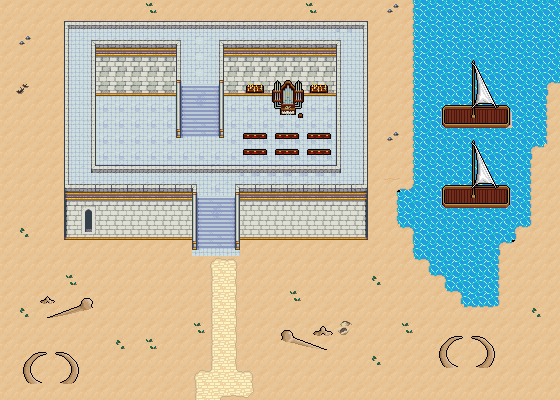

A level layout from a 2D game, rendered from its tile map. Below: a short description, then the map file with tile-grid data replaced by summaries:
An orthogonal 35x25 tile map with 16x16 px tiles, 6 tile layers (Collision2, Collision, Background, Walls, ...), 4 tilesets and 26 objects.

<map version="1.10" tiledversion="1.10.2" orientation="orthogonal" renderorder="right-down" width="35" height="25" tilewidth="16" tileheight="16" infinite="0" nextlayerid="10" nextobjectid="77">
 <editorsettings>
  <export target="wastetown..tmx" format="tmx" />
 </editorsettings>
 <tileset firstgid="1" source="../../tileset/main.tsx" />
 <tileset firstgid="10113" source="../../tileset/buildings.tsx" />
 <tileset firstgid="11905" name="dungeon large" tilewidth="16" tileheight="16" tilecount="16384" columns="128">
  <image source="../../tileset/dungeon/dungeon_bis.png" width="2048" height="2048" />
 </tileset>
 <tileset firstgid="28289" source="../../tileset/dungeon/dungeon_bis.tsx" />
 <layer id="9" name="Collision2" width="35" height="25">
  <data>[875 cells, 75 non-empty, 3 distinct tile ids]</data>
 </layer>
 <layer id="6" name="Collision" width="35" height="25">
  <data>[875 cells, 135 non-empty, 14 distinct tile ids]</data>
 </layer>
 <layer id="1" name="Background" width="35" height="25">
  <data>[875 cells, 302 non-empty, 11 distinct tile ids]</data>
 </layer>
 <layer id="2" name="Walls" width="35" height="25">
  <data>[875 cells, 672 non-empty, 32 distinct tile ids]</data>
 </layer>
 <layer id="3" name="Clutter" width="35" height="25">
  <data>[875 cells, 433 non-empty, 79 distinct tile ids]</data>
 </layer>
 <layer id="8" name="ClutterBis" width="35" height="25">
  <properties>
   <property name="spriteLayer" type="bool" value="true" />
  </properties>
  <data>[875 cells, 123 non-empty, 50 distinct tile ids]</data>
 </layer>
 <objectgroup id="4" name="Objects">
  <object id="38" template="../../obj/entry_up.tx" x="180.63" y="399.698" width="88.9304" height="16">
   <properties>
    <property name="teleport" value="" />
   </properties>
  </object>
  <object id="50" template="../../obj/enemy.tx" x="277.606" y="130.186">
   <properties>
    <property name="effect" value="{ &quot;startBattleWithCard&quot;: [ &quot;Bard Class&quot; ] }" />
    <property name="enemy" value="Human Bard" />
    <property name="threatRange" type="int" value="20" />
   </properties>
  </object>
  <object id="51" template="../../obj/treasure.tx" x="119.354" y="112.639" />
  <object id="52" template="../../obj/gold.tx" x="99.1001" y="131.475" />
  <object id="53" template="../../obj/enemy.tx" x="122.559" y="128.649">
   <properties>
    <property name="enemy" value="Human elite" />
    <property name="threatRange" type="int" value="40" />
   </properties>
  </object>
  <object id="54" template="../../obj/enemy.tx" x="343.924" y="114.932">
   <properties>
    <property name="enemy" value="Archer" />
    <property name="threatRange" type="int" value="40" />
    <property name="waypoints" value="73,74" />
   </properties>
  </object>
  <object id="55" template="../../obj/enemy.tx" x="70.5139" y="102.578">
   <properties>
    <property name="enemy" value="Human guard" />
    <property name="threatRange" type="int" value="40" />
    <property name="waypoints" value="71,72" />
   </properties>
  </object>
  <object id="56" template="../../obj/gold.tx" x="99.2609" y="112.417" />
  <object id="57" template="../../obj/enemy.tx" x="373.131" y="358.616">
   <properties>
    <property name="enemy" value="Elephant" />
    <property name="threatRange" type="int" value="40" />
    <property name="waypoints" value="67,68" />
   </properties>
  </object>
  <object id="58" template="../../obj/collision.tx" x="-2.71042" y="400.395" width="577.537" height="16" />
  <object id="59" template="../../obj/collision.tx" x="-9.07737" y="-18.46" width="563.894" height="16" />
  <object id="60" template="../../obj/collision.tx" x="558.491" y="-17.5202" width="23.6121" height="434.794" />
  <object id="61" template="../../obj/collision.tx" x="-24.0852" y="-16.3832" width="23.6121" height="434.794" />
  <object id="62" template="../../obj/enemy.tx" x="48.8478" y="344.002">
   <properties>
    <property name="enemy" value="Elephant" />
    <property name="threatRange" type="int" value="40" />
   </properties>
  </object>
  <object id="63" template="../../obj/enemy.tx" x="24.7443" y="140.714">
   <properties>
    <property name="enemy" value="Rhino" />
    <property name="threatRange" type="int" value="40" />
   </properties>
  </object>
  <object id="64" template="../../obj/manashards.tx" x="533.191" y="272.146" />
  <object id="65" template="../../obj/manashards.tx" x="108.879" y="158.45" />
  <object id="66" template="../../obj/booster.tx" x="312.167" y="113.882">
   <properties>
    <property name="reward">[
  {
    "editions": [  "WOE" ],
    "type": "card",
    "count": 10,
    "rarity": [ "Common" ]
    "colors": [ "white","green"]
  },
  {
    "editions": [ "WOE" ],
    "type": "card",
    "count": 3,
    "rarity": [ "Uncommon" ]
    "colors": [ "white","green" ]
  },
  {
    "editions": [ "WOE" ],
    "type": "card",
    "count": 1,
    "rarity": [ "Rare", "Mythic Rare" ]
    "colors": [ "white","green" ]
  }
]
</property>
   </properties>
  </object>
  <object id="67" template="../../obj/waypoint.tx" x="331.268" y="359.919" />
  <object id="68" template="../../obj/waypoint.tx" x="419.041" y="366.286" />
  <object id="71" template="../../obj/waypoint.tx" x="71.1321" y="45.2095" />
  <object id="72" template="../../obj/waypoint.tx" x="70.6773" y="184.828" />
  <object id="73" template="../../obj/waypoint.tx" x="345.366" y="44.3" />
  <object id="74" template="../../obj/waypoint.tx" x="343.547" y="184.373" />
  <object id="75" template="../../obj/manashards.tx" x="1.09565" y="21.5609" />
  <object id="76" template="../../obj/enemy.tx" x="26.5635" y="82.5017">
   <properties>
    <property name="enemy" value="Rhino" />
    <property name="threatRange" type="int" value="40" />
    <property name="waypoints" value="69,70" />
   </properties>
  </object>
 </objectgroup>
</map>
